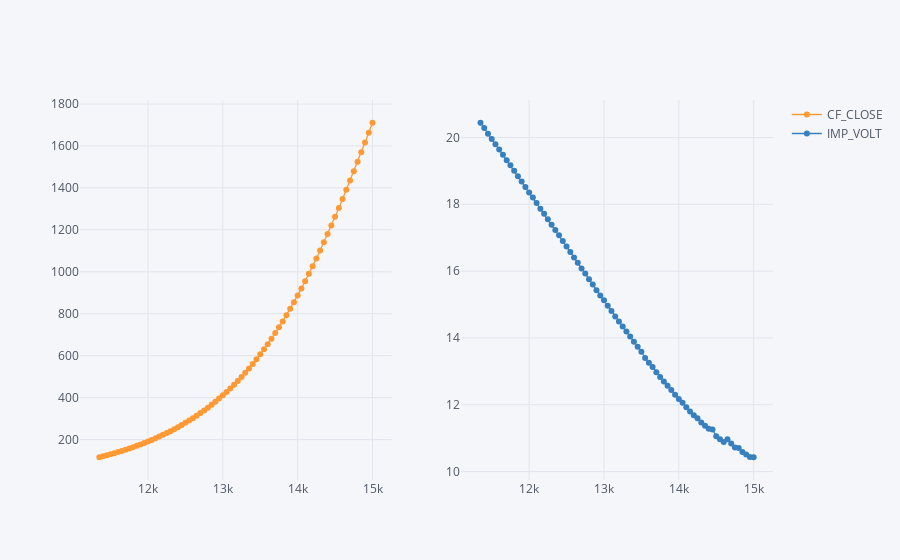

Notebook cell for this chart:
### Code cell
puts.set_index('STRIKE_PRC')[['CF_CLOSE', 'IMP_VOLT']].iplot(subplots=True,
                                                            mode='lines+markers',
                                                            size = 6)
